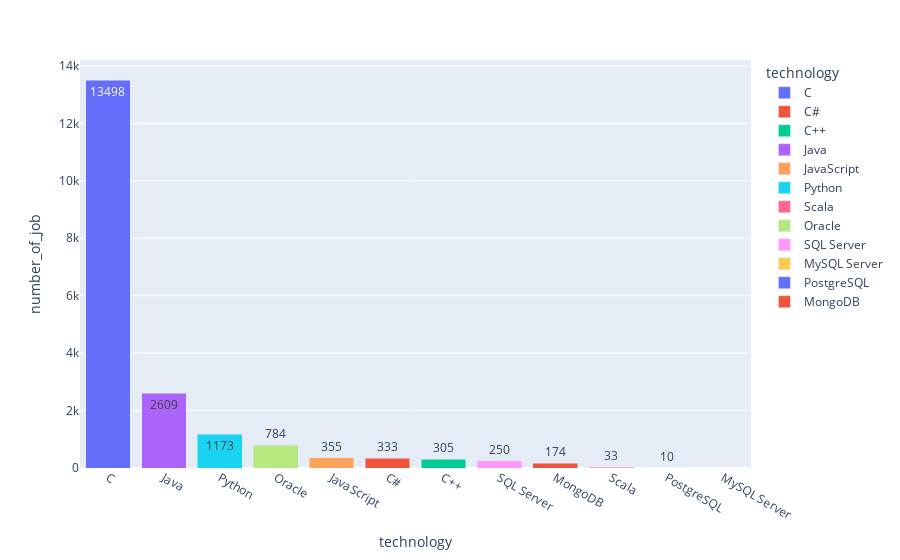

The code cell stored with this chart in its notebook:
### Code cell
fig = px.bar(df, x="technology", y="number_of_job",color='technology',text="number_of_job",
             )
fig.update_layout(barmode='stack', xaxis={'categoryorder':'total descending'})
fig.show()

### Figure 1 — Plotly figure (JSON) as saved in the notebook; plotly's stock layout.template omitted (floating-point values rounded to 4 significant figures)
{"data": [{"alignmentgroup": "True", "hovertemplate": "technology=%{x}<br>number_of_job=%{text}<extra></extra>", "legendgroup": "C", "marker": {"color": "#636efa", "pattern": {"shape": ""}}, "name": "C", "offsetgroup": "C", "orientation": "v", "showlegend": true, "text": [13498], "textposition": "auto", "type": "bar", "x": ["C"], "xaxis": "x", "y": [13498], "yaxis": "y"}, {"alignmentgroup": "True", "hovertemplate": "technology=%{x}<br>number_of_job=%{text}<extra></extra>", "legendgroup": "C#", "marker": {"color": "#EF553B", "pattern": {"shape": ""}}, "name": "C#", "offsetgroup": "C#", "orientation": "v", "showlegend": true, "text": [333], "textposition": "auto", "type": "bar", "x": ["C#"], "xaxis": "x", "y": [333], "yaxis": "y"}, {"alignmentgroup": "True", "hovertemplate": "technology=%{x}<br>number_of_job=%{text}<extra></extra>", "legendgroup": "C++", "marker": {"color": "#00cc96", "pattern": {"shape": ""}}, "name": "C++", "offsetgroup": "C++", "orientation": "v", "showlegend": true, "text": [305], "textposition": "auto", "type": "bar", "x": ["C++"], "xaxis": "x", "y": [305], "yaxis": "y"}, {"alignmentgroup": "True", "hovertemplate": "technology=%{x}<br>number_of_job=%{text}<extra></extra>", "legendgroup": "Java", "marker": {"color": "#ab63fa", "pattern": {"shape": ""}}, "name": "Java", "offsetgroup": "Java", "orientation": "v", "showlegend": true, "text": [2609], "textposition": "auto", "type": "bar", "x": ["Java"], "xaxis": "x", "y": [2609], "yaxis": "y"}, {"alignmentgroup": "True", "hovertemplate": "technology=%{x}<br>number_of_job=%{text}<extra></extra>", "legendgroup": "JavaScript", "marker": {"color": "#FFA15A", "pattern": {"shape": ""}}, "name": "JavaScript", "offsetgroup": "JavaScript", "orientation": "v", "showlegend": true, "text": [355], "textposition": "auto", "type": "bar", "x": ["JavaScript"], "xaxis": "x", "y": [355], "yaxis": "y"}, {"alignmentgroup": "True", "hovertemplate": "technology=%{x}<br>number_of_job=%{text}<extra></extra>", "legendgroup": "Python", "marker": {"color": "#19d3f3", "pattern": {"shape": ""}}, "name": "Python", "offsetgroup": "Python", "orientation": "v", "showlegend": true, "text": [1173], "textposition": "auto", "type": "bar", "x": ["Python"], "xaxis": "x", "y": [1173], "yaxis": "y"}, {"alignmentgroup": "True", "hovertemplate": "technology=%{x}<br>number_of_job=%{text}<extra></extra>", "legendgroup": "Scala", "marker": {"color": "#FF6692", "pattern": {"shape": ""}}, "name": "Scala", "offsetgroup": "Scala", "orientation": "v", "showlegend": true, "text": [33], "textposition": "auto", "type": "bar", "x": ["Scala"], "xaxis": "x", "y": [33], "yaxis": "y"}, {"alignmentgroup": "True", "hovertemplate": "technology=%{x}<br>number_of_job=%{text}<extra></extra>", "legendgroup": "Oracle", "marker": {"color": "#B6E880", "pattern": {"shape": ""}}, "name": "Oracle", "offsetgroup": "Oracle", "orientation": "v", "showlegend": true, "text": [784], "textposition": "auto", "type": "bar", "x": ["Oracle"], "xaxis": "x", "y": [784], "yaxis": "y"}, {"alignmentgroup": "True", "hovertemplate": "technology=%{x}<br>number_of_job=%{text}<extra></extra>", "legendgroup": "SQL Server", "marker": {"color": "#FF97FF", "pattern": {"shape": ""}}, "name": "SQL Server", "offsetgroup": "SQL Server", "orientation": "v", "showlegend": true, "text": [250], "textposition": "auto", "type": "bar", "x": ["SQL Server"], "xaxis": "x", "y": [250], "yaxis": "y"}, {"alignmentgroup": "True", "hovertemplate": "technology=%{x}<br>number_of_job=%{text}<extra></extra>", "legendgroup": "MySQL Server", "marker": {"color": "#FECB52", "pattern": {"shape": ""}}, "name": "MySQL Server", "offsetgroup": "MySQL Server", "orientation": "v", "showlegend": true, "text": [0], "textposition": "auto", "type": "bar", "x": ["MySQL Server"], "xaxis": "x", "y": [0], "yaxis": "y"}, {"alignmentgroup": "True", "hovertemplate": "technology=%{x}<br>number_of_job=%{text}<extra></extra>", "legendgroup": "PostgreSQL", "marker": {"color": "#636efa", "pattern": {"shape": ""}}, "name": "PostgreSQL", "offsetgroup": "PostgreSQL", "orientation": "v", "showlegend": true, "text": [10], "textposition": "auto", "type": "bar", "x": ["PostgreSQL"], "xaxis": "x", "y": [10], "yaxis": "y"}, {"alignmentgroup": "True", "hovertemplate": "technology=%{x}<br>number_of_job=%{text}<extra></extra>", "legendgroup": "MongoDB", "marker": {"color": "#EF553B", "pattern": {"shape": ""}}, "name": "MongoDB", "offsetgroup": "MongoDB", "orientation": "v", "showlegend": true, "text": [174], "textposition": "auto", "type": "bar", "x": ["MongoDB"], "xaxis": "x", "y": [174], "yaxis": "y"}], "layout": {"barmode": "stack", "legend": {"title": {"text": "technology"}, "tracegroupgap": 0}, "margin": {"t": 60}, "xaxis": {"anchor": "y", "categoryarray": ["C", "C#", "C++", "Java", "JavaScript", "Python", "Scala", "Oracle", "SQL Server", "MySQL Server", "PostgreSQL", "MongoDB"], "categoryorder": "total descending", "domain": [0, 1], "title": {"text": "technology"}}, "yaxis": {"anchor": "x", "domain": [0, 1], "title": {"text": "number_of_job"}}}}
